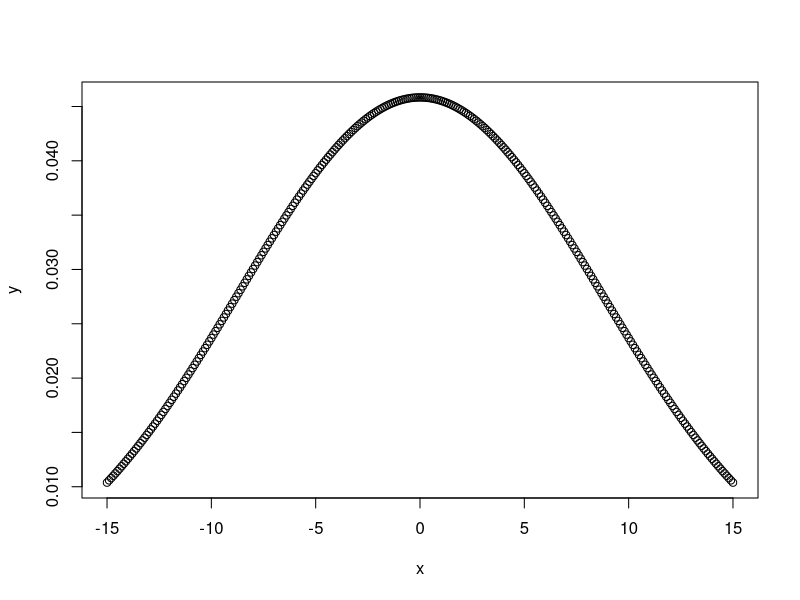

The R script that drew this image:
x = seq(-15, 15, by=0.1)

y = dnorm(x, mean(x), sd(x))

# output to be present as PNG file
png(file="dnormExample.png")

# Plot the graph.
plot(x, y)

# saving the file
dev.off()  